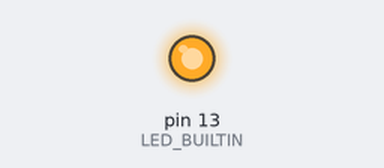
This sketch was run on a simulated Arduino Uno, built with avr-gcc and run on an emulated ATmega328P. Shown: output pins drawn as LEDs (lit = HIGH).

Above: at 0.3 s.
At 31.0 s:
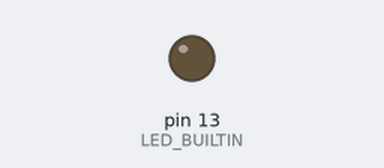
Timing chart, 0 to 41.3 s (numbered marks = the images above):
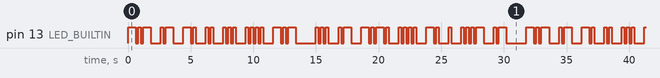

The sketch:

Task_1.1P.ino
```cpp
void setup() {
  pinMode(LED_BUILTIN, OUTPUT);
}

void loop() {
  // Kanishk
  blinkDash(); blinkDot(); blinkDash(); // K
  blinkLetterGap();
  blinkDot(); blinkDash(); // A
  blinkLetterGap();
  blinkDash(); blinkDot(); // N
  blinkLetterGap();
  blinkDot(); blinkDot(); // I
  blinkLetterGap();
  blinkDot(); blinkDot(); blinkDot(); // S
  blinkLetterGap();
  blinkDot(); blinkDot(); blinkDot(); blinkDot(); // H
  blinkLetterGap();
  blinkDash(); blinkDot(); blinkDash(); // K
  blinkWordGap();

  // Sachdeva
  blinkDot(); blinkDot(); blinkDot(); // S
  blinkLetterGap();
  blinkDot(); blinkDash(); // A
  blinkLetterGap();
  blinkDash(); blinkDot(); blinkDash(); blinkDot(); // C
  blinkLetterGap();
  blinkDot(); blinkDot(); blinkDot(); blinkDot(); // H
  blinkLetterGap();
  blinkDash(); blinkDot(); // D
  blinkLetterGap();
  blinkDot(); // E
  blinkLetterGap();
  blinkDot(); blinkDot(); blinkDot(); blinkDash(); // V
  blinkLetterGap();
  blinkDot(); blinkDash(); // A

  blinkWordGap(); // Repeat the name after a pause
}

void blinkDot() {
  digitalWrite(LED_BUILTIN, HIGH);
  delay(200);
  digitalWrite(LED_BUILTIN, LOW);
  delay(200);
}

void blinkDash() {
  digitalWrite(LED_BUILTIN, HIGH);
  delay(600);
  digitalWrite(LED_BUILTIN, LOW);
  delay(200);
}

void blinkLetterGap() {
  delay(600);
}

void blinkWordGap() {
  delay(1400);
}
```

Measured:
- by itself, pin 13 (LED_BUILTIN): moves between LOW and HIGH, repeating every 31.8 s
- by itself, everything shown: repeats every 31.8 s, in 82 steps
